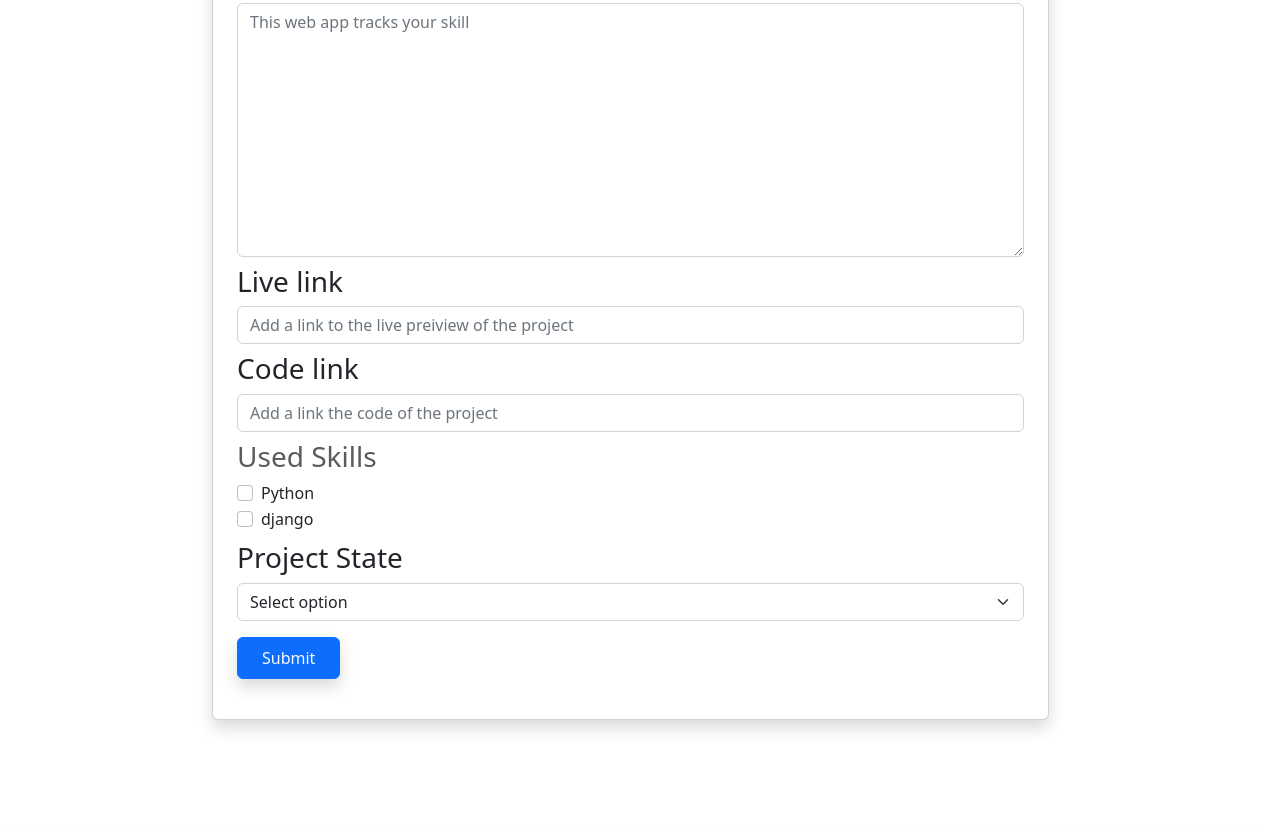
Page /project/create/?page=create (signed in, middle part) on the earlier database version.
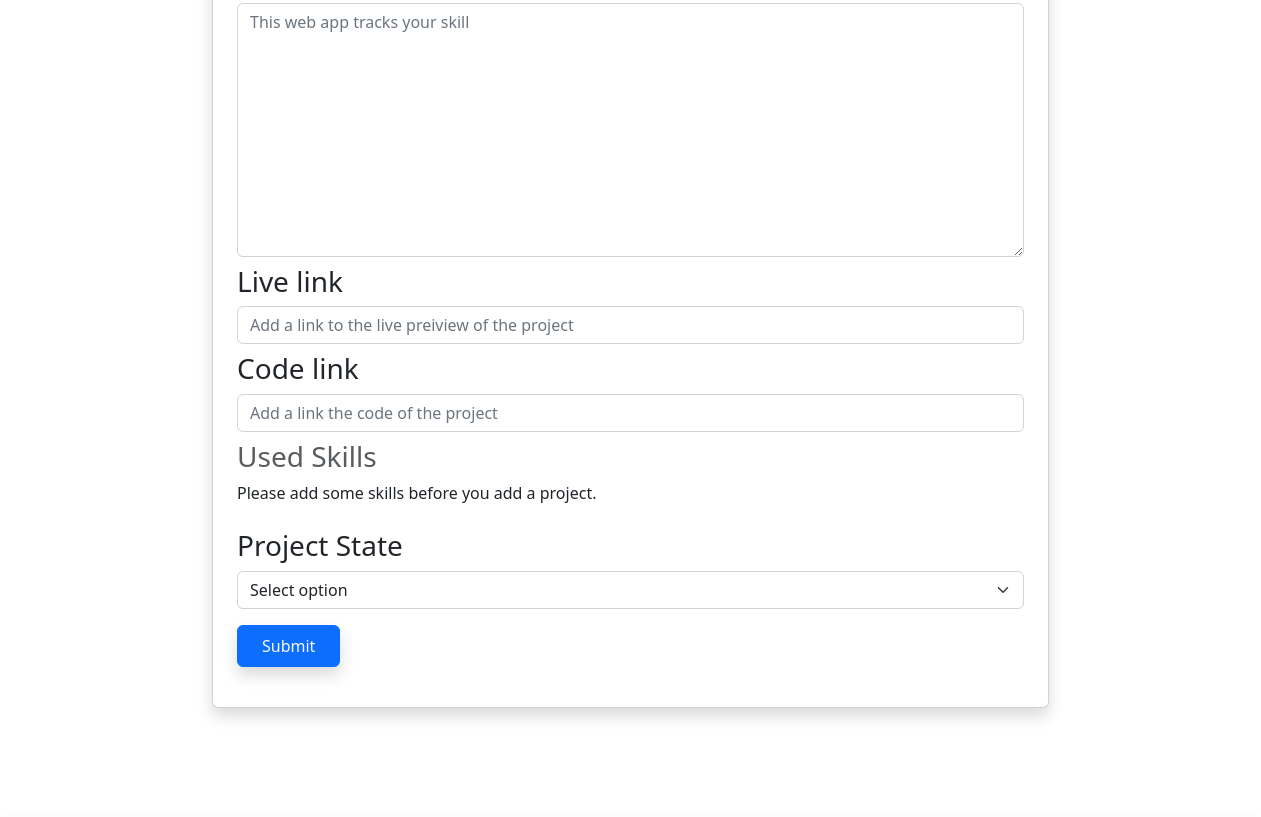
Same page on the later database version.
### skill/models.py (models this page shows, shortened)
class Skill(models.Model):
    SKILL_TYPE_CHOICES = (
        ('Programming Language','Programming Language'),
        ('Database','Database'),
        ('Hosting Platform','Hosting Platform'),
        ('Coding Utility','Coding Utility'),
        ('Frontend Framework','Frontend Framework'),
        ('Backend Framework','Backend Framework'),
        ('Machine Learning Tool','Machine Learning Tool'),
        ('Data Science Tool','Data Science Tool'),
        ('Artificial Intelligence Tool','Artificial Intelligence Tool')
    )
    skill_type = models.CharField(max_length=200,choices=SKILL_TYPE_CHOICES,null=True,blank=True)
    note = GenericRelation(Note)
    owner = models.ForeignKey(Profile, on_delete=models.CASCADE,null=True,blank=True,default="Coding Utility")
    title = models.CharField(max_length=255)
    description = models.TextField(max_length=500,null=True,blank=True)
    skill_level = models.IntegerField(default=1)
    current_point = models.IntegerField(default=0)
    learning = models.BooleanField(default=True)
    started_learning = models.DateField(null=True,blank=True,auto_now_add=True)
    def __str__(self):
        return self.title
    class Meta:
        ordering = ['-skill_level','-current_point']

### project/views.py (the view, shortened to what this page needs)
# urls.py: path('create/',views.project_form_page,name='project-form-page-create'),
@login_required(login_url='login-page')
def project_form_page(request):
    if request.GET.get('page') == 'create':
        profile = request.user.profile
        skill_queryset = profile.skill_set.all()
        form = ProjectForm()
        context ={
        'form':form,
        'page':'create',
        'skill_queryset':list(skill_queryset),
    }
    return render(request, 'project/project_form_page.html',context)

### project/forms.py
class ProjectForm(ModelForm):
    class Meta:
        model = Project
        fields = ('title','project_image','description','live_link','code_link')
        widgets ={
            'title':forms.TextInput(attrs={'class':'form-control','placeholder':'KeepTrack'}),
            'project_image':forms.FileInput(attrs={'class':'form-control'}),
            'description':forms.Textarea(attrs={'class':'form-control','placeholder':'This web app tracks your skill'}),
            'live_link':forms.URLInput(attrs={'class':'form-control','placeholder':'Add a link to the live preiview of the project'}),
            'code_link':forms.URLInput(attrs={'class':'form-control','placeholder':'Add a link the code of the project'}),
        }

### project/templates/project/project_form_page.html (shortened to what this page needs)
{% extends 'base.html' %}
{% block content %}
<div class="container my-4">
    <div class="card shadow rounded p-4 w-75 mx-auto">
        <form action="" method="POST" enctype="multipart/form-data">
            {% for field in form %}
            <h3 class="my-2">{{field.label}}</h3>
            {{field}}
            {% endfor %}
            {% if skill_queryset %}
            <h3 class="text-muted my-2">Used Skills</h3>
            {% for skill in skill_queryset %}
            <div class="form-check">
                <input type="checkbox" class="form-check-input" id="checkDefault1" name="skills" value="{{ skill.id }}">
                <label class="form-check-label" for="checkDefault1">{{skill}}</label>
            </div>
            {% endfor %}
            {% elif not skill_queryset and page == 'create' %}
            <h3 class="text-muted my-2">Used Skills</h3>
            <p>Please add some skills before you add a project.</p>
            {% endif %}
            <label for="inputSelect" class="form-label h3 my-2">Project State</label>
            <select class="form-select" aria-label="Default select" id="inputSelect" name="state">
                <option selected="">Select option</option>
            </select>
            <input type="submit" class="btn btn-primary text-light shadow rounded p-2 px-4 my-3" value="Submit">
        </form>
    </div>
</div>
{% endblock %}

Differences in the rows shown:
removed Skill: title "Python"
removed Skill: title "django"
Other differences:
text now shown: "Please add some skills before you add a project."
